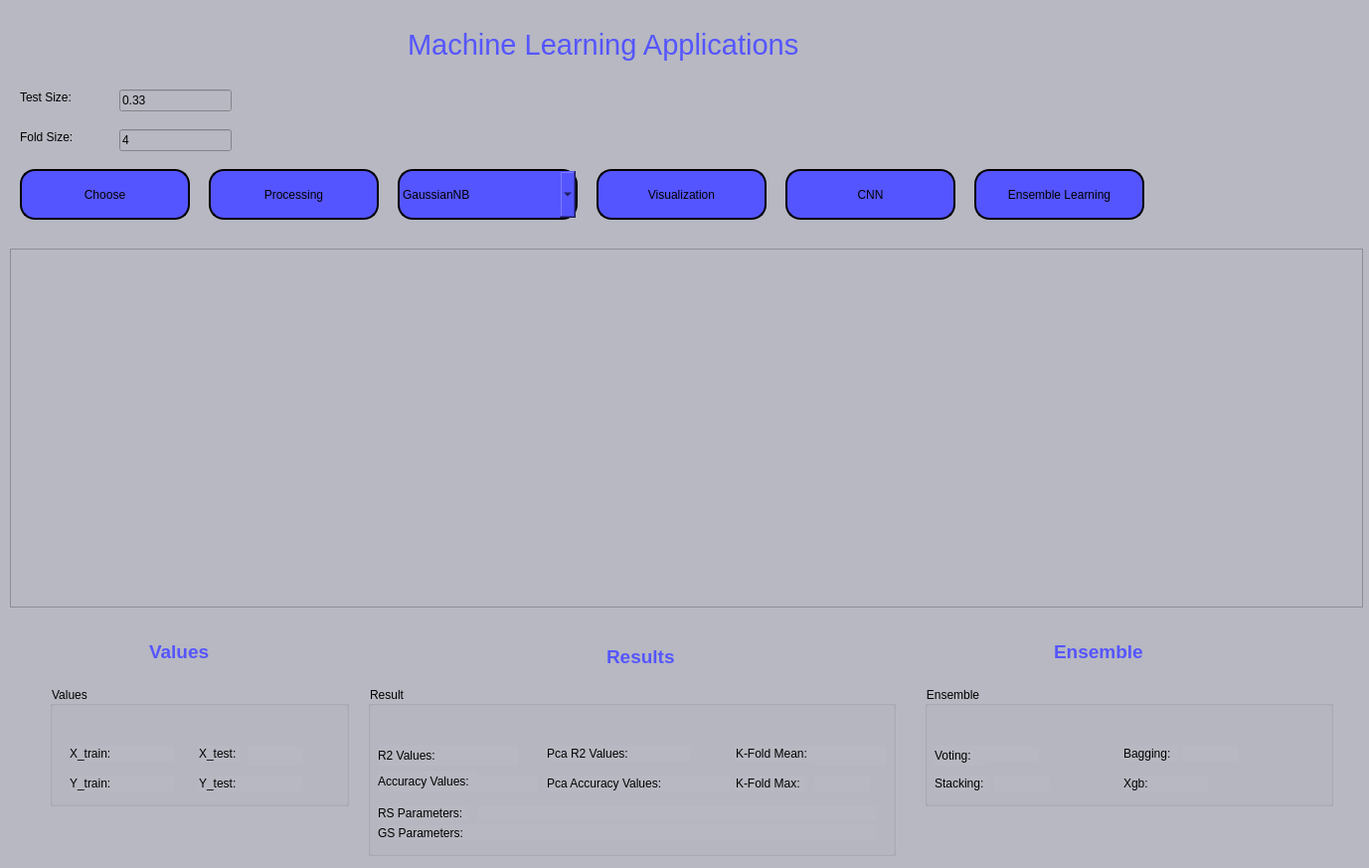
<?xml version="1.0" encoding="UTF-8"?>
<ui version="4.0">
 <class>Dialog</class>
 <widget class="QDialog" name="Dialog">
  <property name="geometry">
   <rect>
    <x>0</x>
    <y>0</y>
    <width>1377</width>
    <height>873</height>
   </rect>
  </property>
  <property name="windowTitle">
   <string>Dialog</string>
  </property>
  <property name="styleSheet">
   <string notr="true">background-color: rgb(183, 184, 193);</string>
  </property>
  <widget class="QPushButton" name="pushButton">
   <property name="geometry">
    <rect>
     <x>20</x>
     <y>170</y>
     <width>171</width>
     <height>51</height>
    </rect>
   </property>
   <property name="styleSheet">
    <string notr="true">
background-color: rgb(85, 85, 255);
border-style: outset;
border-width: 2px;
border-radius: 15px;
border-color: black;</string>
   </property>
   <property name="text">
    <string>Choose</string>
   </property>
  </widget>
  <widget class="QTableWidget" name="tableWidget">
   <property name="geometry">
    <rect>
     <x>10</x>
     <y>250</y>
     <width>1361</width>
     <height>361</height>
    </rect>
   </property>
  </widget>
  <widget class="QPushButton" name="pushButton_2">
   <property name="geometry">
    <rect>
     <x>600</x>
     <y>170</y>
     <width>171</width>
     <height>51</height>
    </rect>
   </property>
   <property name="styleSheet">
    <string notr="true">background-color: rgb(85, 85, 255);
border-style: outset;
border-width: 2px;
border-radius: 15px;
border-color: black;</string>
   </property>
   <property name="text">
    <string>Visualization</string>
   </property>
  </widget>
  <widget class="QLabel" name="label">
   <property name="geometry">
    <rect>
     <x>410</x>
     <y>20</y>
     <width>521</width>
     <height>51</height>
    </rect>
   </property>
   <property name="text">
    <string>&lt;html&gt;&lt;head/&gt;&lt;body&gt;&lt;p&gt;&lt;span style=&quot; font-size:22pt; color:#5555ff;&quot;&gt;Machine Learning Applications&lt;/span&gt;&lt;/p&gt;&lt;/body&gt;&lt;/html&gt;</string>
   </property>
  </widget>
  <widget class="QPushButton" name="pushButton_3">
   <property name="geometry">
    <rect>
     <x>210</x>
     <y>170</y>
     <width>171</width>
     <height>51</height>
    </rect>
   </property>
   <property name="styleSheet">
    <string notr="true">background-color: rgb(85, 85, 255);
border-style: outset;
border-width: 2px;
border-radius: 15px;
border-color: black;</string>
   </property>
   <property name="text">
    <string>Processing</string>
   </property>
  </widget>
  <widget class="QComboBox" name="comboBox">
   <property name="geometry">
    <rect>
     <x>400</x>
     <y>170</y>
     <width>181</width>
     <height>51</height>
    </rect>
   </property>
   <property name="styleSheet">
    <string notr="true">background-color: rgb(85, 85, 255);
border-style: outset;
border-width: 2px;
border-radius: 15px;
border-color: black;</string>
   </property>
   <item>
    <property name="text">
     <string>GaussianNB</string>
    </property>
   </item>
   <item>
    <property name="text">
     <string>BernoulliNB</string>
    </property>
   </item>
   <item>
    <property name="text">
     <string>Knn</string>
    </property>
   </item>
   <item>
    <property name="text">
     <string>Lojistik</string>
    </property>
   </item>
   <item>
    <property name="text">
     <string>Svc</string>
    </property>
   </item>
  </widget>
  <widget class="QPushButton" name="pushButton_4">
   <property name="geometry">
    <rect>
     <x>790</x>
     <y>170</y>
     <width>171</width>
     <height>51</height>
    </rect>
   </property>
   <property name="styleSheet">
    <string notr="true">background-color: rgb(85, 85, 255);
border-style: outset;
border-width: 2px;
border-radius: 15px;
border-color: black;</string>
   </property>
   <property name="text">
    <string>CNN</string>
   </property>
  </widget>
  <widget class="QLineEdit" name="lineEdit">
   <property name="geometry">
    <rect>
     <x>120</x>
     <y>90</y>
     <width>113</width>
     <height>22</height>
    </rect>
   </property>
   <property name="text">
    <string>0.33</string>
   </property>
  </widget>
  <widget class="QLineEdit" name="lineEdit_2">
   <property name="geometry">
    <rect>
     <x>120</x>
     <y>130</y>
     <width>113</width>
     <height>22</height>
    </rect>
   </property>
   <property name="text">
    <string>4</string>
   </property>
  </widget>
  <widget class="QLabel" name="label_14">
   <property name="geometry">
    <rect>
     <x>20</x>
     <y>90</y>
     <width>91</width>
     <height>16</height>
    </rect>
   </property>
   <property name="text">
    <string>Test Size:</string>
   </property>
  </widget>
  <widget class="QLabel" name="label_15">
   <property name="geometry">
    <rect>
     <x>20</x>
     <y>130</y>
     <width>71</width>
     <height>16</height>
    </rect>
   </property>
   <property name="text">
    <string>Fold Size:</string>
   </property>
  </widget>
  <widget class="QLabel" name="label_16">
   <property name="geometry">
    <rect>
     <x>610</x>
     <y>640</y>
     <width>201</width>
     <height>41</height>
    </rect>
   </property>
   <property name="text">
    <string>&lt;html&gt;&lt;head/&gt;&lt;body&gt;&lt;p&gt;&lt;span style=&quot; font-size:14pt; font-weight:600; color:#5555ff;&quot;&gt;Results&lt;/span&gt;&lt;/p&gt;&lt;/body&gt;&lt;/html&gt;</string>
   </property>
  </widget>
  <widget class="QLabel" name="label_17">
   <property name="geometry">
    <rect>
     <x>150</x>
     <y>640</y>
     <width>131</width>
     <height>31</height>
    </rect>
   </property>
   <property name="text">
    <string>&lt;html&gt;&lt;head/&gt;&lt;body&gt;&lt;p&gt;&lt;span style=&quot; font-size:14pt; font-weight:600; color:#5555ff;&quot;&gt;Values&lt;/span&gt;&lt;/p&gt;&lt;/body&gt;&lt;/html&gt;</string>
   </property>
  </widget>
  <widget class="QPushButton" name="pushButton_5">
   <property name="geometry">
    <rect>
     <x>980</x>
     <y>170</y>
     <width>171</width>
     <height>51</height>
    </rect>
   </property>
   <property name="styleSheet">
    <string notr="true">background-color: rgb(85, 85, 255);
border-style: outset;
border-width: 2px;
border-radius: 15px;
border-color: black;</string>
   </property>
   <property name="text">
    <string>Ensemble Learning</string>
   </property>
  </widget>
  <widget class="QGroupBox" name="groupBox">
   <property name="geometry">
    <rect>
     <x>50</x>
     <y>690</y>
     <width>301</width>
     <height>121</height>
    </rect>
   </property>
   <property name="title">
    <string>Values</string>
   </property>
   <widget class="QLabel" name="label_21">
    <property name="geometry">
     <rect>
      <x>150</x>
      <y>90</y>
      <width>55</width>
      <height>16</height>
     </rect>
    </property>
    <property name="text">
     <string>Y_test:</string>
    </property>
   </widget>
   <widget class="QLabel" name="label_25">
    <property name="geometry">
     <rect>
      <x>200</x>
      <y>90</y>
      <width>55</width>
      <height>16</height>
     </rect>
    </property>
    <property name="text">
     <string/>
    </property>
   </widget>
   <widget class="QLabel" name="label_18">
    <property name="geometry">
     <rect>
      <x>20</x>
      <y>60</y>
      <width>55</width>
      <height>16</height>
     </rect>
    </property>
    <property name="text">
     <string>X_train:</string>
    </property>
   </widget>
   <widget class="QLabel" name="label_19">
    <property name="geometry">
     <rect>
      <x>20</x>
      <y>90</y>
      <width>55</width>
      <height>16</height>
     </rect>
    </property>
    <property name="text">
     <string>Y_train:</string>
    </property>
   </widget>
   <widget class="QLabel" name="label_24">
    <property name="geometry">
     <rect>
      <x>200</x>
      <y>60</y>
      <width>55</width>
      <height>20</height>
     </rect>
    </property>
    <property name="text">
     <string/>
    </property>
   </widget>
   <widget class="QLabel" name="label_23">
    <property name="geometry">
     <rect>
      <x>70</x>
      <y>90</y>
      <width>55</width>
      <height>16</height>
     </rect>
    </property>
    <property name="text">
     <string/>
    </property>
   </widget>
   <widget class="QLabel" name="label_20">
    <property name="geometry">
     <rect>
      <x>150</x>
      <y>60</y>
      <width>41</width>
      <height>16</height>
     </rect>
    </property>
    <property name="text">
     <string>X_test:</string>
    </property>
   </widget>
   <widget class="QLabel" name="label_22">
    <property name="geometry">
     <rect>
      <x>70</x>
      <y>60</y>
      <width>55</width>
      <height>16</height>
     </rect>
    </property>
    <property name="text">
     <string/>
    </property>
   </widget>
  </widget>
  <widget class="QGroupBox" name="groupBox_2">
   <property name="geometry">
    <rect>
     <x>370</x>
     <y>690</y>
     <width>531</width>
     <height>171</height>
    </rect>
   </property>
   <property name="title">
    <string>Result</string>
   </property>
   <widget class="QLabel" name="label_11">
    <property name="geometry">
     <rect>
      <x>370</x>
      <y>90</y>
      <width>71</width>
      <height>16</height>
     </rect>
    </property>
    <property name="text">
     <string>K-Fold Max:</string>
    </property>
   </widget>
   <widget class="QLabel" name="label_3">
    <property name="geometry">
     <rect>
      <x>10</x>
      <y>86</y>
      <width>101</width>
      <height>20</height>
     </rect>
    </property>
    <property name="text">
     <string>Accuracy Values:</string>
    </property>
   </widget>
   <widget class="QLabel" name="label_10">
    <property name="geometry">
     <rect>
      <x>370</x>
      <y>60</y>
      <width>91</width>
      <height>16</height>
     </rect>
    </property>
    <property name="text">
     <string>K-Fold Mean:</string>
    </property>
   </widget>
   <widget class="QLabel" name="label_6">
    <property name="geometry">
     <rect>
      <x>180</x>
      <y>60</y>
      <width>111</width>
      <height>16</height>
     </rect>
    </property>
    <property name="text">
     <string>Pca R2 Values:</string>
    </property>
   </widget>
   <widget class="QLabel" name="label_8">
    <property name="geometry">
     <rect>
      <x>270</x>
      <y>60</y>
      <width>55</width>
      <height>16</height>
     </rect>
    </property>
    <property name="text">
     <string/>
    </property>
   </widget>
   <widget class="QLabel" name="label_5">
    <property name="geometry">
     <rect>
      <x>110</x>
      <y>90</y>
      <width>61</width>
      <height>16</height>
     </rect>
    </property>
    <property name="text">
     <string/>
    </property>
   </widget>
   <widget class="QLabel" name="label_9">
    <property name="geometry">
     <rect>
      <x>310</x>
      <y>90</y>
      <width>55</width>
      <height>16</height>
     </rect>
    </property>
    <property name="text">
     <string/>
    </property>
   </widget>
   <widget class="QLabel" name="label_12">
    <property name="geometry">
     <rect>
      <x>450</x>
      <y>60</y>
      <width>71</width>
      <height>20</height>
     </rect>
    </property>
    <property name="text">
     <string/>
    </property>
   </widget>
   <widget class="QLabel" name="label_13">
    <property name="geometry">
     <rect>
      <x>450</x>
      <y>90</y>
      <width>55</width>
      <height>16</height>
     </rect>
    </property>
    <property name="text">
     <string/>
    </property>
   </widget>
   <widget class="QLabel" name="label_7">
    <property name="geometry">
     <rect>
      <x>180</x>
      <y>90</y>
      <width>131</width>
      <height>16</height>
     </rect>
    </property>
    <property name="text">
     <string>Pca Accuracy Values:</string>
    </property>
   </widget>
   <widget class="QLabel" name="label_2">
    <property name="geometry">
     <rect>
      <x>10</x>
      <y>60</y>
      <width>91</width>
      <height>20</height>
     </rect>
    </property>
    <property name="text">
     <string>R2 Values:</string>
    </property>
   </widget>
   <widget class="QLabel" name="label_4">
    <property name="geometry">
     <rect>
      <x>80</x>
      <y>60</y>
      <width>71</width>
      <height>20</height>
     </rect>
    </property>
    <property name="text">
     <string/>
    </property>
   </widget>
   <widget class="QLabel" name="label_35">
    <property name="geometry">
     <rect>
      <x>10</x>
      <y>120</y>
      <width>91</width>
      <height>16</height>
     </rect>
    </property>
    <property name="text">
     <string>RS Parameters:</string>
    </property>
   </widget>
   <widget class="QLabel" name="label_36">
    <property name="geometry">
     <rect>
      <x>110</x>
      <y>120</y>
      <width>401</width>
      <height>16</height>
     </rect>
    </property>
    <property name="text">
     <string/>
    </property>
   </widget>
   <widget class="QLabel" name="label_37">
    <property name="geometry">
     <rect>
      <x>10</x>
      <y>140</y>
      <width>101</width>
      <height>16</height>
     </rect>
    </property>
    <property name="text">
     <string>GS Parameters:</string>
    </property>
   </widget>
   <widget class="QLabel" name="label_38">
    <property name="geometry">
     <rect>
      <x>110</x>
      <y>140</y>
      <width>401</width>
      <height>16</height>
     </rect>
    </property>
    <property name="text">
     <string/>
    </property>
   </widget>
  </widget>
  <widget class="QLabel" name="label_26">
   <property name="geometry">
    <rect>
     <x>1060</x>
     <y>640</y>
     <width>141</width>
     <height>31</height>
    </rect>
   </property>
   <property name="text">
    <string>&lt;html&gt;&lt;head/&gt;&lt;body&gt;&lt;p&gt;&lt;span style=&quot; font-size:14pt; font-weight:600; color:#5555ff;&quot;&gt;Ensemble&lt;/span&gt;&lt;/p&gt;&lt;/body&gt;&lt;/html&gt;</string>
   </property>
  </widget>
  <widget class="QGroupBox" name="groupBox_3">
   <property name="geometry">
    <rect>
     <x>930</x>
     <y>690</y>
     <width>411</width>
     <height>121</height>
    </rect>
   </property>
   <property name="title">
    <string>Ensemble</string>
   </property>
   <widget class="QLabel" name="label_27">
    <property name="geometry">
     <rect>
      <x>10</x>
      <y>60</y>
      <width>51</width>
      <height>20</height>
     </rect>
    </property>
    <property name="text">
     <string>Voting:</string>
    </property>
   </widget>
   <widget class="QLabel" name="label_28">
    <property name="geometry">
     <rect>
      <x>10</x>
      <y>90</y>
      <width>55</width>
      <height>16</height>
     </rect>
    </property>
    <property name="text">
     <string>Stacking:</string>
    </property>
   </widget>
   <widget class="QLabel" name="label_29">
    <property name="geometry">
     <rect>
      <x>60</x>
      <y>60</y>
      <width>55</width>
      <height>16</height>
     </rect>
    </property>
    <property name="text">
     <string/>
    </property>
   </widget>
   <widget class="QLabel" name="label_30">
    <property name="geometry">
     <rect>
      <x>70</x>
      <y>90</y>
      <width>55</width>
      <height>16</height>
     </rect>
    </property>
    <property name="text">
     <string/>
    </property>
   </widget>
   <widget class="QLabel" name="label_31">
    <property name="geometry">
     <rect>
      <x>200</x>
      <y>60</y>
      <width>55</width>
      <height>16</height>
     </rect>
    </property>
    <property name="text">
     <string>Bagging:</string>
    </property>
   </widget>
   <widget class="QLabel" name="label_32">
    <property name="geometry">
     <rect>
      <x>200</x>
      <y>90</y>
      <width>55</width>
      <height>16</height>
     </rect>
    </property>
    <property name="text">
     <string>Xgb:</string>
    </property>
   </widget>
   <widget class="QLabel" name="label_33">
    <property name="geometry">
     <rect>
      <x>260</x>
      <y>60</y>
      <width>55</width>
      <height>16</height>
     </rect>
    </property>
    <property name="text">
     <string/>
    </property>
   </widget>
   <widget class="QLabel" name="label_34">
    <property name="geometry">
     <rect>
      <x>230</x>
      <y>90</y>
      <width>55</width>
      <height>16</height>
     </rect>
    </property>
    <property name="text">
     <string/>
    </property>
   </widget>
  </widget>
 </widget>
 <resources/>
 <connections/>
</ui>
